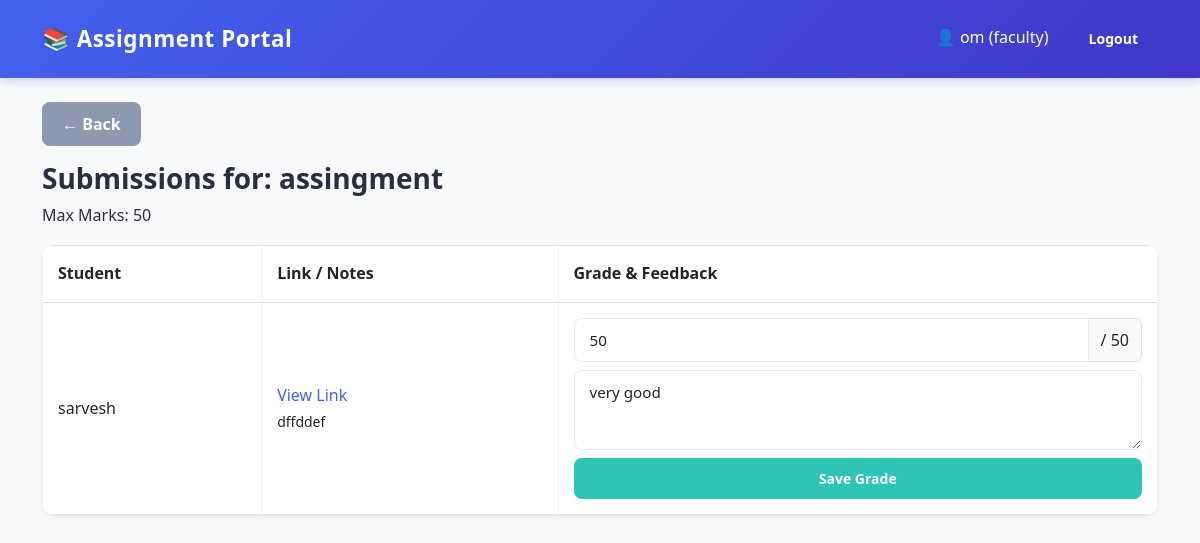
Screenshot of /faculty/assignment/1 (signed in) with the database file from the repository.
### tables this page shows
CREATE TABLE assignments (
                id INTEGER PRIMARY KEY AUTOINCREMENT,
                title TEXT NOT NULL,
                subject TEXT NOT NULL,
                description TEXT NOT NULL,
                due_date TEXT NOT NULL,
                max_marks INTEGER NOT NULL,
                created_by INTEGER NOT NULL
            );

CREATE TABLE submissions (
                id INTEGER PRIMARY KEY AUTOINCREMENT,
                assignment_id INTEGER NOT NULL,
                student_id INTEGER NOT NULL,
                student_name TEXT NOT NULL,
                project_link TEXT NOT NULL,
                work_notes TEXT NOT NULL,
                submitted_at TEXT NOT NULL,
                status TEXT DEFAULT 'submitted',
                marks INTEGER,
                remarks TEXT
            );

### app.py (the view)
@app.route('/faculty/assignment/<int:assignment_id>')
def view_submissions(assignment_id):
    if err := login_required('faculty'): return err
    with sqlite3.connect('database.db') as conn:
        conn.row_factory = sqlite3.Row
        cursor = conn.cursor()
        cursor.execute("SELECT * FROM assignments WHERE id = ?", (assignment_id,))
        assignment = cursor.fetchone()
        cursor.execute("SELECT * FROM submissions WHERE assignment_id = ?", (assignment_id,))
        submissions = cursor.fetchall()
    return render_template('faculty_submissions.html', assignment=assignment, submissions=submissions)

### app.py (called while the page is built)
def login_required(role=None):
    if 'user_id' not in session:
        flash('Please log in first!', 'danger')
        return redirect(url_for('login'))
    if role and session.get('role') != role:
        flash('Access denied.', 'danger')
        return redirect(url_for('login'))
    return None

### templates/faculty_submissions.html
{% extends "base.html" %}
{% block content %}
<a href="/faculty" class="btn btn-secondary mb-3">&larr; Back</a>
<h3>Submissions for: {{ assignment.title }}</h3>
<p>Max Marks: {{ assignment.max_marks }}</p>
<table class="table table-bordered bg-white shadow-sm">
    <thead><tr><th>Student</th><th>Link / Notes</th><th>Grade & Feedback</th></tr></thead>
    <tbody>
        {% for sub in submissions %}
        <tr>
            <td>{{ sub.student_name }}</td>
            <td><a href="{{ sub.project_link }}" target="_blank">View Link</a><br><small>{{ sub.work_notes }}</small></td>
            <td>
                <form method="POST" action="/faculty/submission/{{ sub.id }}/grade">
                    <div class="input-group mb-2">
                        <input type="number" name="marks" class="form-control" placeholder="Marks" min="0" max="{{ assignment.max_marks }}" value="{{ sub.marks }}" required>
                        <span class="input-group-text">/ {{ assignment.max_marks }}</span>
                    </div>
                    <textarea name="remarks" class="form-control mb-2" placeholder="Remarks...">{{ sub.remarks }}</textarea>
                    <button type="submit" class="btn btn-success btn-sm w-100">Save Grade</button>
                </form>
            </td>
        </tr>
        {% else %}
        <tr><td colspan="3" class="text-center">No submissions yet.</td></tr>
        {% endfor %}
    </tbody>
</table>
{% endblock %}

### static/style.css (style rules this page uses)
:root { --primary-color: #4361ee; --primary-hover: #3a56d4; --secondary-color: #3f37c9; --success-color: #2ec4b6; --danger-color: #e63946; --warning-color: #ff9f1c; --bg-color: #f8f9fa; --card-bg: #ffffff; --text-color: #2b2d42; --text-muted: #8d99ae; --border-radius: 12px; --shadow: 0 4px 20px rgba(0, 0, 0, 0.05); --shadow-hover: 0 8px 25px rgba(0, 0, 0, 0.1); }
body { font-family: 'Segoe UI', Tahoma, Geneva, Verdana, sans-serif; background-color: var(--bg-color); color: var(--text-color); line-height: 1.6; }
.form-control, .form-select { border-radius: 8px; border: 1.5px solid #e9ecef; padding: 10px 15px; font-size: 0.95rem; transition: all 0.3s ease; }
textarea.form-control { resize: vertical; min-height: 80px; }
.btn { border-radius: 8px; font-weight: 600; padding: 10px 20px; transition: all 0.3s ease; border: none; }
.btn-success { background-color: var(--success-color); }
.btn-secondary { background-color: var(--text-muted); color: white; }
.table { border-radius: var(--border-radius); overflow: hidden; background-color: var(--card-bg); }
.table thead { background-color: #f1f3f5; color: var(--text-color); font-weight: 600; }
.table th, .table td { padding: 15px; vertical-align: middle; border-color: #f1f3f5; }
a { text-decoration: none; color: var(--primary-color); transition: color 0.2s; }
h3, h4, h5 { font-weight: 700; color: var(--text-color); }

### rows the page displays
assignments: title "assingment", max_marks "50", marks "50"
submissions: student_name "sarvesh", work_notes "dffddef", remarks "very good"

### other values shown
{{ session.username }} "om"
{{ session.role }} "faculty"
